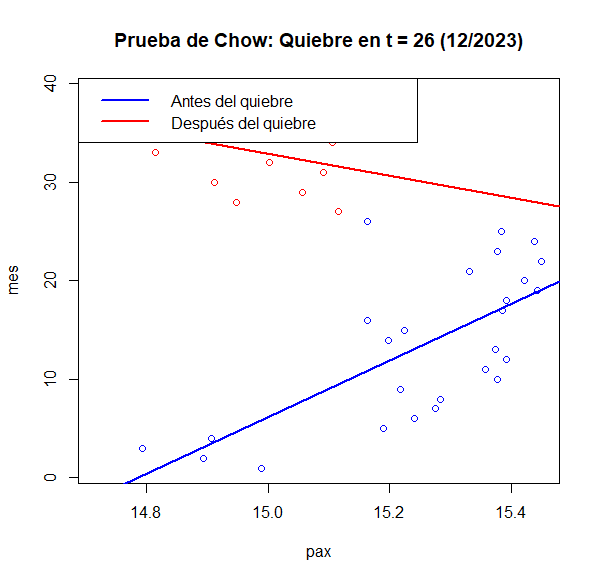

Source code (R):
library(strucchange)
library(openxlsx)


#leer los datos desde el archivo excel
data_raw <- read.xlsx("datos_transporte.xlsx", sheet = 'datos ln')
data_raw$fecha<-as.Date(data_raw$mes,origin="1899-12-30")
mes<-data_raw$fecha
pax<-data_raw$pax
tiempo<-1:39
data <- data_raw[, c(2:5)]

#convertir los datos a serie de tiempo
data_ts <- ts(data, start = c(2021, 11), end = c(2025, 1), frequency = 12)
plot(data_ts, main = "Series de Tiempo de Datos de Transporte")


#crear un data frame para el análisis
datos <- data.frame(tiempo,mes,pax)

#prueba de Chow
punto_quiebre<-26
chow_test <- sctest(tiempo ~ pax, type = "Chow", point = punto_quiebre, data = datos)
print(chow_test)

plot(tiempo ~ pax, data = datos, col = ifelse(tiempo <= punto_quiebre, "blue", "red"),
     main = "Prueba de Chow: Quiebre en t = 26 (12/2023)", xlab = "pax", ylab = "mes")
abline(lm(tiempo ~ pax, data = datos[tiempo <= punto_quiebre, ]), col = "blue", lwd = 2)
abline(lm(tiempo ~ pax, data = datos[tiempo > punto_quiebre, ]), col = "red", lwd = 2)
legend("topleft", legend = c("Antes del quiebre", "Después del quiebre"),
       col = c("blue", "red"), lwd = 2)


#prueba de fluctuación de parámetros (residuos recursivos)
fluctuation_test <- efp(tiempo ~ pax, type = "Rec-CUSUM", data = datos)
plot(fluctuation_test, main = "Prueba de Fluctuación de Parámetros",
     ylab = "Residuos recursivos")

#contraste de residuos recursivos
recursive_test <- efp(tiempo ~ pax, type = "Rec-MOSUM", data = datos)
plot(recursive_test, main = "Contraste de Residuos Recursivos (MOSUM)",
     ylab = "Residuos recursivos")

#detección automática del punto de quiebre
bp_test <- breakpoints(tiempo ~ pax, data = datos)
summary(bp_test)
plot(bp_test, main = "Detección Automática del Quiebre Estructural")
lines(bp_test)
